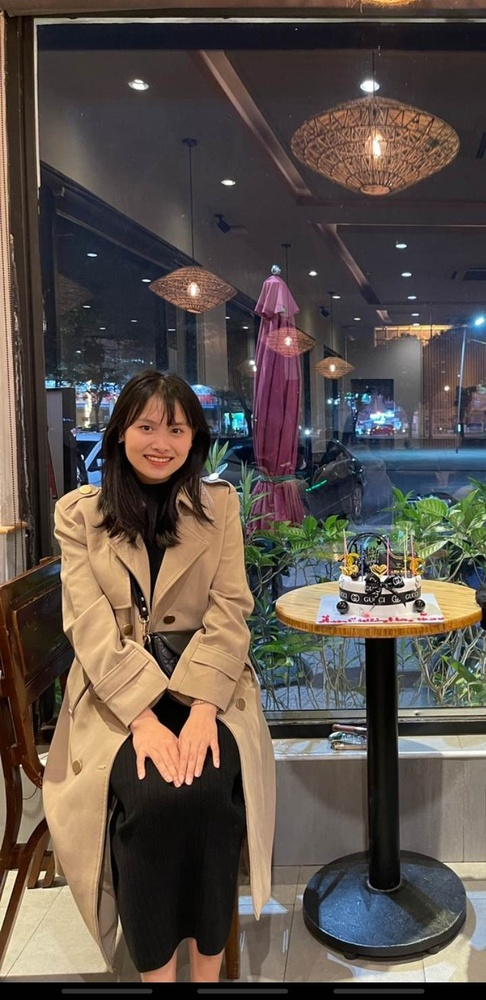
#> input picture Bai Tap/Buoi 4/test.jpg, 486 x 1000 px, shrunk from 720 x 1480 before the run, found by its file name
$ python Nhan_Dang.py
#> lines starting #> are read from the running program, lines starting #| are printed output that depends on the picture; after the words box and inside, x2 and y2 are one past the last pixel; in counts of white or black regions, pixels touching at a corner belong together
import cv2

face_cascade = cv2.CascadeClassifier('D:\\Tran Quyen\\Code\\Xu Ly Anh\\Bai Tap\\Buoi 4\\\haar-cascade-files\\haarcascade_frontalface_default.xml')

img = cv2.imread("D:\\Tran Quyen\\Code\\Xu Ly Anh\\Bai Tap\\Buoi 4\\test.jpg")
#> img is the input picture: shape (1000, 486, 3); mean B, G, R 73.9, 80.8, 91.2

gray = cv2.cvtColor(img, cv2.COLOR_BGR2GRAY)
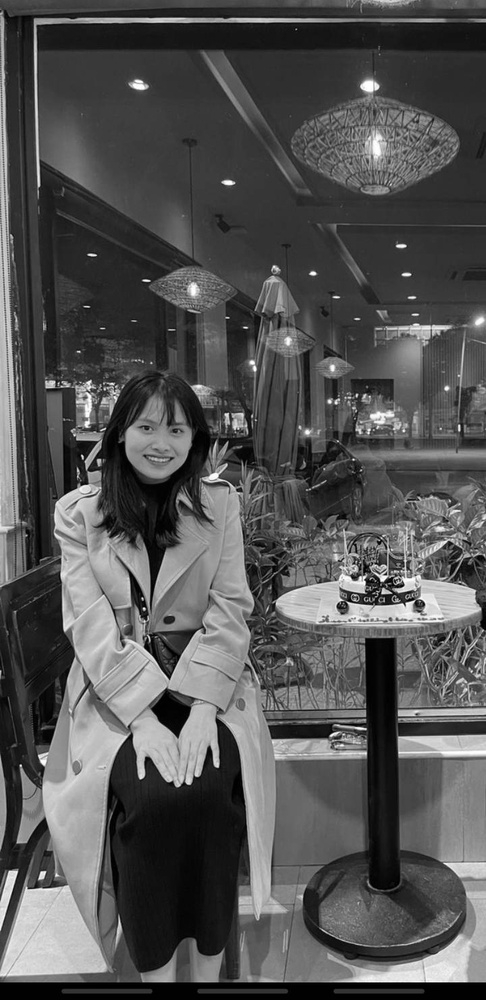
#> gray: shape (1000, 486); min 0, max 255, mean 83.1

faces = face_cascade.detectMultiScale(gray, scaleFactor=1.1, minNeighbors=5)
#> faces = [[115, 398, 78, 78]]

for (x, y, w, h) in faces:
    cv2.rectangle(img, (x, y), (x+w, y+h), (0, 255, 0), 2)
#> this loop made 1 pass
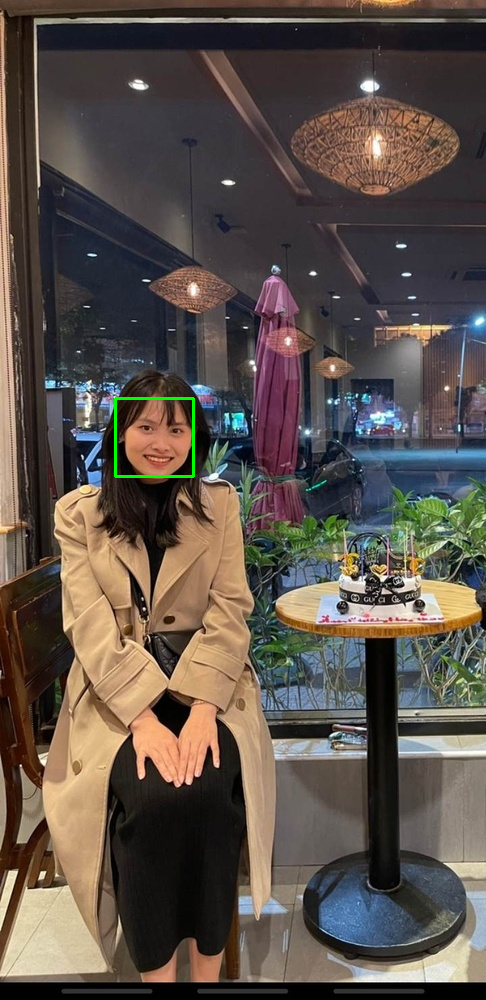
#> img: shape (1000, 486, 3); 0.19% of pixels changed, all inside (x1, y1, x2, y2) = (114, 397, 195, 478)

cv2.imshow('img', img)
cv2.waitKey()
